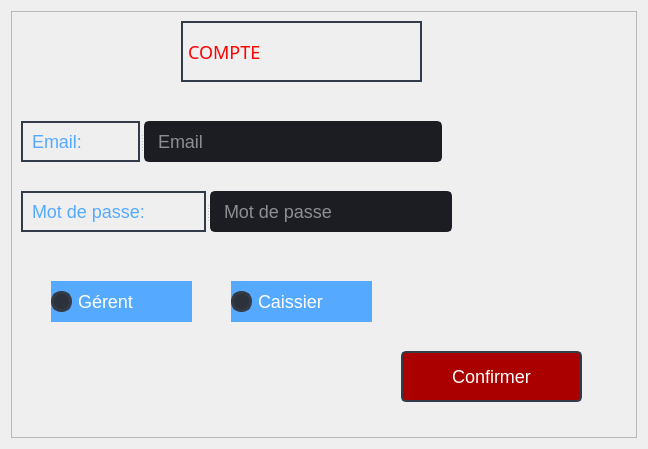
<?xml version="1.0" encoding="UTF-8"?>
<ui version="4.0">
 <class>compte</class>
 <widget class="QDialog" name="compte">
  <property name="geometry">
   <rect>
    <x>0</x>
    <y>0</y>
    <width>648</width>
    <height>449</height>
   </rect>
  </property>
  <property name="minimumSize">
   <size>
    <width>648</width>
    <height>0</height>
   </size>
  </property>
  <property name="maximumSize">
   <size>
    <width>648</width>
    <height>16777215</height>
   </size>
  </property>
  <property name="windowTitle">
   <string>Compte</string>
  </property>
  <property name="styleSheet">
   <string notr="true">background-color: rgb(40, 44, 52);
QDialog {background: transparent; }
QToolTip {
	color: #ffffff;
	background-color: rgba(27, 29, 35, 160);
	border: 1px solid rgb(40, 40, 40);
	border-radius: 2px;
}
*{
	
	font-size:18px;
};
border-radius: 5px;
gridline-color: transparent;
border-bottom: 1px solid rgb(44, 49, 60);
color: rgb(255, 96, 96);
QMainWindow {background: transparent; }
QToolTip {
	color: #ffffff;
	background-color: rgba(27, 29, 35, 160);
	border: 1px solid rgb(40, 40, 40);
	border-radius: 2px;
}</string>
  </property>
  <layout class="QHBoxLayout" name="horizontalLayout">
   <item>
    <widget class="QFrame" name="frame">
     <property name="styleSheet">
      <string notr="true">background-color: rgb(40, 44, 52);/* LINE EDIT */
QLineEdit {
	background-color: rgb(27, 29, 35);
	border-radius: 5px;
	border: 2px solid rgb(27, 29, 35);
	padding-left: 10px;
}
QLineEdit:hover {
	border: 2px solid rgb(64, 71, 88);
}
QLineEdit:focus {
	border: 2px solid rgb(91, 101, 124);
}

/* SCROLL BARS */
QScrollBar:horizontal {
    border: none;
    background: rgb(52, 59, 72);
    height: 14px;
    margin: 0px 21px 0 21px;
	border-radius: 0px;
}
QScrollBar::handle:horizontal {
    background: rgb(85, 170, 255);
    min-width: 25px;
	border-radius: 7px
}
QScrollBar::add-line:horizontal {
    border: none;
    background: rgb(55, 63, 77);
    width: 20px;
	border-top-right-radius: 7px;
    border-bottom-right-radius: 7px;
    subcontrol-position: right;
    subcontrol-origin: margin;
}
QScrollBar::sub-line:horizontal {
    border: none;
    background: rgb(55, 63, 77);
    width: 20px;
	border-top-left-radius: 7px;
    border-bottom-left-radius: 7px;
    subcontrol-position: left;
    subcontrol-origin: margin;
}
QScrollBar::up-arrow:horizontal, QScrollBar::down-arrow:horizontal
{
     background: none;
}
QScrollBar::add-page:horizontal, QScrollBar::sub-page:horizontal
{
     background: none;
}
 QScrollBar:vertical {
	border: none;
    background: rgb(52, 59, 72);
    width: 14px;
    margin: 21px 0 21px 0;
	border-radius: 0px;
 }
 QScrollBar::handle:vertical {	
	background: rgb(85, 170, 255);
    min-height: 25px;
	border-radius: 7px
 }
 QScrollBar::add-line:vertical {
     border: none;
    background: rgb(55, 63, 77);
     height: 20px;
	border-bottom-left-radius: 7px;
    border-bottom-right-radius: 7px;
     subcontrol-position: bottom;
     subcontrol-origin: margin;
 }
 QScrollBar::sub-line:vertical {
	border: none;
    background: rgb(55, 63, 77);
     height: 20px;
	border-top-left-radius: 7px;
    border-top-right-radius: 7px;
     subcontrol-position: top;
     subcontrol-origin: margin;
 }
 QScrollBar::up-arrow:vertical, QScrollBar::down-arrow:vertical {
     background: none;
 }

 QScrollBar::add-page:vertical, QScrollBar::sub-page:vertical {
     background: none;
 }

/* CHECKBOX */
QCheckBox::indicator {
    border: 3px solid rgb(52, 59, 72);
	width: 15px;
	height: 15px;
	border-radius: 10px;
    background: rgb(44, 49, 60);
}
QCheckBox::indicator:hover {
    border: 3px solid rgb(58, 66, 81);
}
QCheckBox::indicator:checked {
    background: 3px solid rgb(52, 59, 72);
	border: 3px solid rgb(52, 59, 72);	
	background-image: url(:/16x16/icons/16x16/cil-check-alt.png);
}

/* RADIO BUTTON */
QRadioButton::indicator {
    border: 3px solid rgb(52, 59, 72);
	width: 15px;
	height: 15px;
	border-radius: 10px;
    background: rgb(44, 49, 60);
}
QRadioButton::indicator:hover {
    border: 3px solid rgb(58, 66, 81);
}
QRadioButton::indicator:checked {
    background: 3px solid rgb(94, 106, 130);
	border: 3px solid rgb(52, 59, 72);	
}

/* COMBOBOX */
QComboBox{
	background-color: rgb(27, 29, 35);
	border-radius: 5px;
	border: 2px solid rgb(27, 29, 35);
	padding: 5px;
	padding-left: 10px;
}
QComboBox:hover{
	border: 2px solid rgb(64, 71, 88);
}
QComboBox::drop-down {
	subcontrol-origin: padding;
	subcontrol-position: top right;
	width: 25px; 
	border-left-width: 3px;
	border-left-color: rgba(39, 44, 54, 150);
	border-left-style: solid;
	border-top-right-radius: 3px;
	border-bottom-right-radius: 3px;	
	background-image: url(:/16x16/icons/16x16/cil-arrow-bottom.png);
	background-position: center;
	background-repeat: no-reperat;
 }
QComboBox QAbstractItemView {
	color: rgb(85, 170, 255);	
	background-color: rgb(27, 29, 35);
	padding: 10px;
	selection-background-color: rgb(39, 44, 54);
}

/* SLIDERS */
QSlider::groove:horizontal {
    border-radius: 9px;
    height: 18px;
	margin: 0px;
	background-color: rgb(52, 59, 72);
}
QSlider::groove:horizontal:hover {
	background-color: rgb(55, 62, 76);
}
QSlider::handle:horizontal {
    background-color: rgb(85, 170, 255);
    border: none;
    height: 18px;
    width: 18px;
    margin: 0px;
	border-radius: 9px;
}
QSlider::handle:horizontal:hover {
    background-color: rgb(105, 180, 255);
}
QSlider::handle:horizontal:pressed {
    background-color: rgb(65, 130, 195);
}

QSlider::groove:vertical {
    border-radius: 9px;
    width: 18px;
    margin: 0px;
	background-color: rgb(52, 59, 72);
}
QSlider::groove:vertical:hover {
	background-color: rgb(55, 62, 76);
}
QSlider::handle:vertical {
    background-color: rgb(85, 170, 255);
	border: none;
    height: 18px;
    width: 18px;
    margin: 0px;
	border-radius: 9px;
}
QSlider::handle:vertical:hover {
    background-color: rgb(105, 180, 255);
}
QSlider::handle:vertical:pressed {
    background-color: rgb(65, 130, 195);
}
QTableWidget{
	background-color: rgb(255, 255, 255);
}
QDialog {background: transparent; }
QToolTip {
	color: #ffffff;
	background-color: rgba(27, 29, 35, 160);
	border: 1px solid rgb(40, 40, 40);
	border-radius: 2px;
}
*{
	
	font-size:18px;
}

</string>
     </property>
     <property name="frameShape">
      <enum>QFrame::StyledPanel</enum>
     </property>
     <property name="frameShadow">
      <enum>QFrame::Raised</enum>
     </property>
     <widget class="QPushButton" name="pushButton_43">
      <property name="geometry">
       <rect>
        <x>390</x>
        <y>340</y>
        <width>181</width>
        <height>51</height>
       </rect>
      </property>
      <property name="minimumSize">
       <size>
        <width>150</width>
        <height>30</height>
       </size>
      </property>
      <property name="font">
       <font>
        <family>Segoe UI</family>
        <pointsize>9</pointsize>
       </font>
      </property>
      <property name="styleSheet">
       <string notr="true">QPushButton {
	color: rgb(255, 255, 255);
	border: 2px solid rgb(52, 59, 72);
	border-radius: 5px;	
	
	background-color: rgb(170, 0, 0);

}
QPushButton:hover {
	background-color: rgb(57, 65, 80);
	border: 2px solid rgb(61, 70, 86);
}
QPushButton:pressed {	
	background-color: rgb(35, 40, 49);
	border: 2px solid rgb(43, 50, 61);
}</string>
      </property>
      <property name="text">
       <string>Confirmer</string>
      </property>
      <property name="icon">
       <iconset>
        <normaloff>:/16x16/icons/16x16/cil-folder-open.png</normaloff>:/16x16/icons/16x16/cil-folder-open.png</iconset>
      </property>
     </widget>
     <widget class="QLabel" name="label_16">
      <property name="geometry">
       <rect>
        <x>170</x>
        <y>10</y>
        <width>241</width>
        <height>61</height>
       </rect>
      </property>
      <property name="font">
       <font>
        <family>Orbitron</family>
        <pointsize>20</pointsize>
        <weight>9</weight>
        <italic>false</italic>
        <bold>false</bold>
       </font>
      </property>
      <property name="styleSheet">
       <string notr="true">
color: rgb(255, 0, 0);

border:2px solid  rgb(52, 59, 72);
font: 75 20pt &quot;Orbitron&quot;;
</string>
      </property>
      <property name="text">
       <string>COMPTE</string>
      </property>
     </widget>
     <widget class="QCheckBox" name="checkBox_2">
      <property name="geometry">
       <rect>
        <x>40</x>
        <y>270</y>
        <width>141</width>
        <height>41</height>
       </rect>
      </property>
      <property name="font">
       <font>
        <pointsize>11</pointsize>
       </font>
      </property>
      <property name="styleSheet">
       <string notr="true">
QCheckBox::indicator:checked {
	background-color: rgb(170, 0, 0);

}
QCheckBox {
background-color: rgb(85, 170, 255);
color :rgb(255, 255, 255);
}
QCheckBox:hover {
	background-color: rgb(57, 65, 80);
	border: 2px solid rgb(61, 70, 86);
}
QCheckBox:pressed {	
	background-color: rgb(35, 40, 49);
	border: 2px solid rgb(43, 50, 61);
}
</string>
      </property>
      <property name="text">
       <string>Gérent</string>
      </property>
      <attribute name="buttonGroup">
       <string notr="true">buttonGroup</string>
      </attribute>
     </widget>
     <widget class="QCheckBox" name="checkBox_4">
      <property name="geometry">
       <rect>
        <x>220</x>
        <y>270</y>
        <width>141</width>
        <height>41</height>
       </rect>
      </property>
      <property name="font">
       <font>
        <pointsize>11</pointsize>
       </font>
      </property>
      <property name="styleSheet">
       <string notr="true">
QCheckBox::indicator:checked {
	background-color: rgb(170, 0, 0);

}
QCheckBox {
background-color: rgb(85, 170, 255);
color :rgb(255, 255, 255);
}
QCheckBox:hover {
	background-color: rgb(57, 65, 80);
	border: 2px solid rgb(61, 70, 86);
}
QCheckBox:pressed {	
	background-color: rgb(35, 40, 49);
	border: 2px solid rgb(43, 50, 61);
}
</string>
      </property>
      <property name="text">
       <string>Caissier</string>
      </property>
      <attribute name="buttonGroup">
       <string notr="true">buttonGroup</string>
      </attribute>
     </widget>
     <widget class="QSplitter" name="splitter">
      <property name="geometry">
       <rect>
        <x>10</x>
        <y>180</y>
        <width>431</width>
        <height>41</height>
       </rect>
      </property>
      <property name="orientation">
       <enum>Qt::Horizontal</enum>
      </property>
      <widget class="QLabel" name="label_13">
       <property name="font">
        <font>
         <pointsize>11</pointsize>
        </font>
       </property>
       <property name="styleSheet">
        <string notr="true">color : rgb(85, 170, 255);

border:2px solid  rgb(52, 59, 72);
</string>
       </property>
       <property name="text">
        <string> Mot de passe:</string>
       </property>
      </widget>
      <widget class="QLineEdit" name="lineEdit_7">
       <property name="minimumSize">
        <size>
         <width>0</width>
         <height>30</height>
        </size>
       </property>
       <property name="styleSheet">
        <string notr="true">QLineEdit {
color : rgb(255, 255, 255);
	background-color: rgb(27, 29, 35);
	border-radius: 5px;
	border: 2px solid rgb(27, 29, 35);
	padding-left: 10px;
}
QLineEdit:hover {
	border: 2px solid rgb(64, 71, 88);
}
QLineEdit:focus {
	border: 2px solid rgb(91, 101, 124);
}</string>
       </property>
       <property name="text">
        <string/>
       </property>
       <property name="placeholderText">
        <string>Mot de passe</string>
       </property>
      </widget>
     </widget>
     <widget class="QSplitter" name="splitter_2">
      <property name="geometry">
       <rect>
        <x>10</x>
        <y>110</y>
        <width>421</width>
        <height>41</height>
       </rect>
      </property>
      <property name="orientation">
       <enum>Qt::Horizontal</enum>
      </property>
      <widget class="QLabel" name="label_15">
       <property name="font">
        <font>
         <pointsize>11</pointsize>
        </font>
       </property>
       <property name="styleSheet">
        <string notr="true">color : rgb(85, 170, 255);

border:2px solid  rgb(52, 59, 72);
</string>
       </property>
       <property name="text">
        <string> Email:</string>
       </property>
      </widget>
      <widget class="QLineEdit" name="lineEdit_9">
       <property name="minimumSize">
        <size>
         <width>0</width>
         <height>30</height>
        </size>
       </property>
       <property name="styleSheet">
        <string notr="true">QLineEdit {
color : rgb(255, 255, 255);
	background-color: rgb(27, 29, 35);
	border-radius: 5px;
	border: 2px solid rgb(27, 29, 35);
	padding-left: 10px;
}
QLineEdit:hover {
	border: 2px solid rgb(64, 71, 88);
}
QLineEdit:focus {
	border: 2px solid rgb(91, 101, 124);
}</string>
       </property>
       <property name="text">
        <string/>
       </property>
       <property name="placeholderText">
        <string>Email</string>
       </property>
      </widget>
     </widget>
    </widget>
   </item>
  </layout>
 </widget>
 <resources/>
 <connections/>
 <buttongroups>
  <buttongroup name="buttonGroup"/>
 </buttongroups>
</ui>
